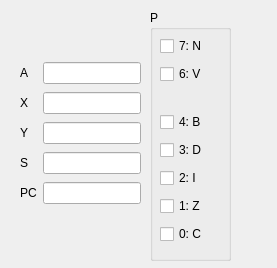
<?xml version="1.0" encoding="UTF-8"?>
<ui version="4.0">
 <class>MPUViewer</class>
 <widget class="QMainWindow" name="MPUViewer">
  <property name="enabled">
   <bool>true</bool>
  </property>
  <property name="geometry">
   <rect>
    <x>0</x>
    <y>0</y>
    <width>277</width>
    <height>268</height>
   </rect>
  </property>
  <property name="contextMenuPolicy">
   <enum>Qt::DefaultContextMenu</enum>
  </property>
  <property name="windowTitle">
   <string>MPU Viewer</string>
  </property>
  <widget class="QWidget" name="centralwidget">
   <widget class="QWidget" name="gridLayoutWidget">
    <property name="geometry">
     <rect>
      <x>20</x>
      <y>60</y>
      <width>121</width>
      <height>151</height>
     </rect>
    </property>
    <layout class="QGridLayout" name="gridLayout">
     <item row="3" column="0">
      <widget class="QLabel" name="label_4">
       <property name="text">
        <string>S</string>
       </property>
      </widget>
     </item>
     <item row="0" column="1">
      <widget class="QLineEdit" name="lineEditA"/>
     </item>
     <item row="3" column="1">
      <widget class="QLineEdit" name="lineEditS"/>
     </item>
     <item row="2" column="0">
      <widget class="QLabel" name="label_3">
       <property name="text">
        <string>Y</string>
       </property>
      </widget>
     </item>
     <item row="1" column="1">
      <widget class="QLineEdit" name="lineEditX"/>
     </item>
     <item row="0" column="0">
      <widget class="QLabel" name="label">
       <property name="text">
        <string>A</string>
       </property>
      </widget>
     </item>
     <item row="4" column="0">
      <widget class="QLabel" name="label_6">
       <property name="text">
        <string>PC</string>
       </property>
      </widget>
     </item>
     <item row="2" column="1">
      <widget class="QLineEdit" name="lineEditY"/>
     </item>
     <item row="4" column="1">
      <widget class="QLineEdit" name="lineEditPC"/>
     </item>
     <item row="1" column="0">
      <widget class="QLabel" name="label_2">
       <property name="text">
        <string>X</string>
       </property>
      </widget>
     </item>
    </layout>
   </widget>
   <widget class="QGroupBox" name="groupBox">
    <property name="geometry">
     <rect>
      <x>150</x>
      <y>10</y>
      <width>81</width>
      <height>251</height>
     </rect>
    </property>
    <property name="title">
     <string>P</string>
    </property>
    <widget class="QWidget" name="verticalLayoutWidget">
     <property name="geometry">
      <rect>
       <x>10</x>
       <y>20</y>
       <width>61</width>
       <height>221</height>
      </rect>
     </property>
     <layout class="QVBoxLayout" name="verticalLayout">
      <property name="spacing">
       <number>2</number>
      </property>
      <item>
       <widget class="QCheckBox" name="checkboxN">
        <property name="text">
         <string>7: N</string>
        </property>
       </widget>
      </item>
      <item>
       <widget class="QCheckBox" name="checkboxV">
        <property name="text">
         <string>6: V</string>
        </property>
       </widget>
      </item>
      <item>
       <spacer name="verticalSpacer">
        <property name="orientation">
         <enum>Qt::Vertical</enum>
        </property>
        <property name="sizeType">
         <enum>QSizePolicy::Fixed</enum>
        </property>
        <property name="sizeHint" stdset="0">
         <size>
          <width>0</width>
          <height>20</height>
         </size>
        </property>
       </spacer>
      </item>
      <item>
       <widget class="QCheckBox" name="checkboxB">
        <property name="text">
         <string>4: B</string>
        </property>
       </widget>
      </item>
      <item>
       <widget class="QCheckBox" name="checkboxD">
        <property name="text">
         <string>3: D</string>
        </property>
       </widget>
      </item>
      <item>
       <widget class="QCheckBox" name="checkboxI">
        <property name="text">
         <string>2: I</string>
        </property>
       </widget>
      </item>
      <item>
       <widget class="QCheckBox" name="checkboxZ">
        <property name="text">
         <string>1: Z</string>
        </property>
       </widget>
      </item>
      <item>
       <widget class="QCheckBox" name="checkboxC">
        <property name="text">
         <string>0: C</string>
        </property>
       </widget>
      </item>
     </layout>
    </widget>
   </widget>
  </widget>
 </widget>
 <tabstops>
  <tabstop>lineEditA</tabstop>
  <tabstop>lineEditX</tabstop>
  <tabstop>lineEditY</tabstop>
  <tabstop>lineEditS</tabstop>
  <tabstop>lineEditPC</tabstop>
 </tabstops>
 <resources/>
 <connections/>
</ui>
